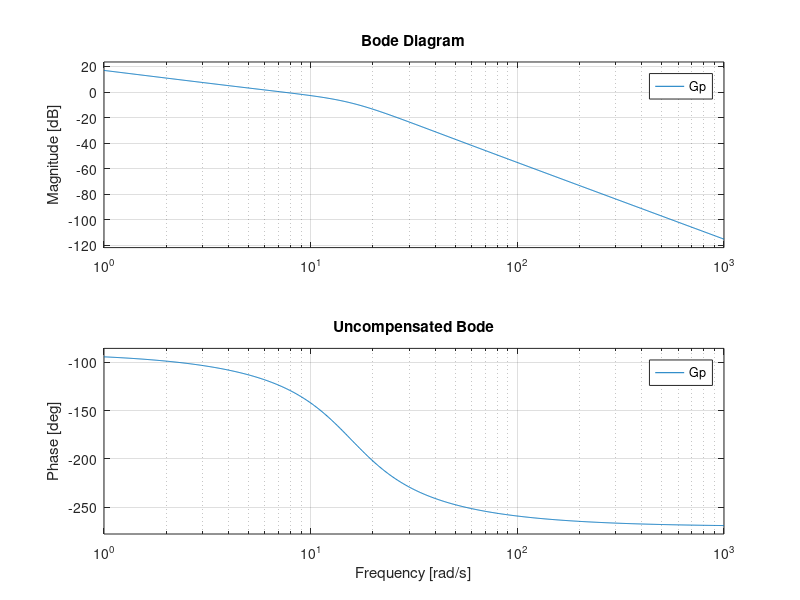
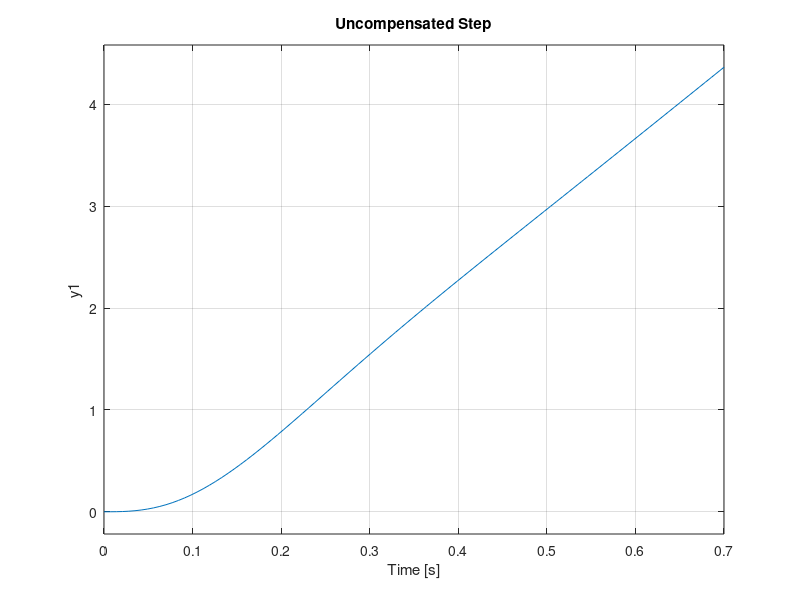
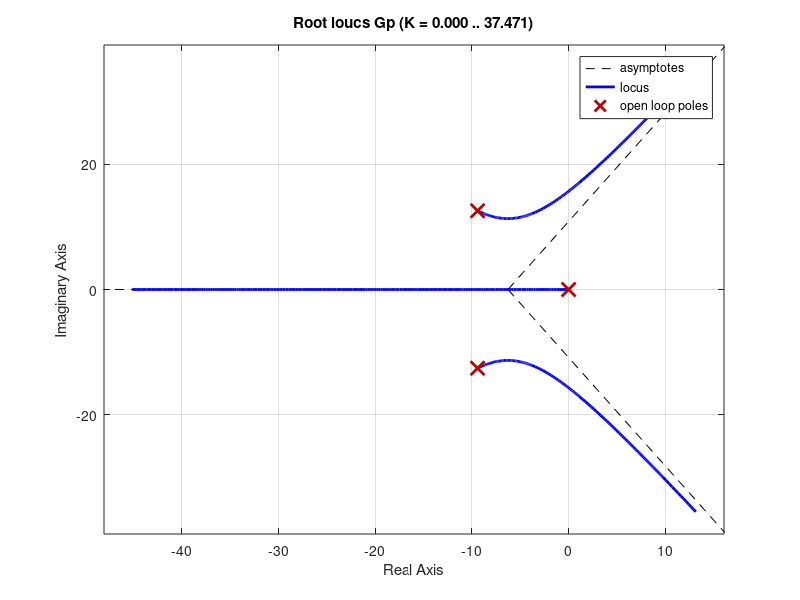
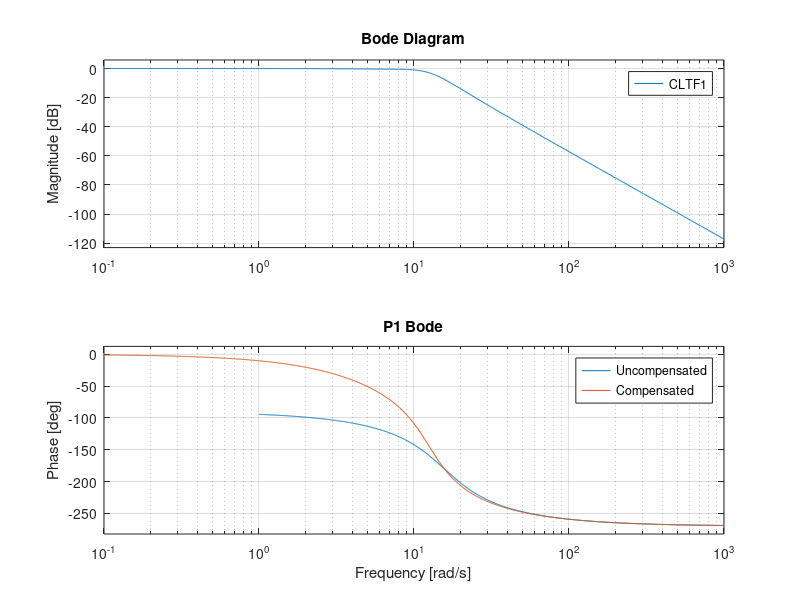

MATLAB code to generate these figures, in order:
%BRUTE proportional motor only controller design

clear;
clc;
close all;

s = tf('s');

zeta = 0.6% Damping ratio
frequency_n = 2.5 % Natural Frequency Hz
omegan = 2*pi*frequency_n;
Ktot = 7 % Note the gain is calculated from the low frequency amplitude

% omegan_new = (1-0.4167*zeta+zeta^2)/0.01
% S1 = -zeta*omegan_new + omegan_new*((1 - zeta^2)^(1/2))*i
% S2 = -zeta*omegan_new - omegan_new*((1 - zeta^2)^(1/2))*i

num = Ktot*omegan^2;
den = s*(s^2 + 2*zeta*omegan*s + omegan^2);
Gp = num/den
H = 1;
bode(Gp);
title('Uncompensated Bode');
CLTF = feedback(Gp, H);
figure;
step(Gp);
title('Uncompensated Step');

figure
rlocus(Gp);

%P controller 1
Kp = 0.8;

Gc1 = Kp;
CLTF1 = feedback(Gc1*Gp,H);
figure;
bode(Gp);
hold on;
bode(CLTF1);
title('P1 Bode');
legend('Uncompensated', 'Compensated')

figure;
CLTF1 = feedback(Gc1*Gp,H);
step(Gp);
hold on;
step(CLTF1)
title('P1 Step Response');
legend('Uncompensated', 'Compensated')

%PI controller 1 // Tinker designed on the platform
Kp = 3;
Ki = 0.2;
Gc1 = Kp + Ki/s;
CLTF1 = feedback(Gc1*Gp,H);
figure;
bode(Gp);
hold on;
bode(CLTF1);
title('PI 1 Bode');
legend('Uncompensated', 'Compensated')

figure;
CLTF1 = feedback(Gc1*Gp,H);
step(Gp);
hold on;
step(CLTF1)
title('PI 1 Step Response');
legend('Uncompensated', 'Compensated')

%Lead controller
a = 4.5989;
T = 0.1097;
Gc2 = (1+a*T*s)/(1+T*s);
CLTF2 = feedback(Gc1*Gp,H);
figure;
bode(Gp);
hold on;
bode(CLTF2);
title('Lead Bode');
legend('Uncompensated', 'Compensated')

figure;
CLTF2 = feedback(Gc2*Gp,H);
step(Gp);
hold on;
step(CLTF2)
title('Lead Step Response');
legend('Uncompensated', 'Compensated')

%PI controller 3
Kp = 0.601;
Ki = 0.258;
Gc3 = Kp + Ki/s;
CLTF2 = feedback(Gc1*Gp,H);
figure;
bode(Gp);
hold on;
bode(CLTF2);
title('Gc 3 Bode');
legend('Uncompensated', 'Compensated')

figure;
CLTF2 = feedback(Gc3*Gp,H);
step(Gp);
hold on;
step(CLTF2)
title('Gc3 Step Response');
legend('Uncompensated', 'Compensated')